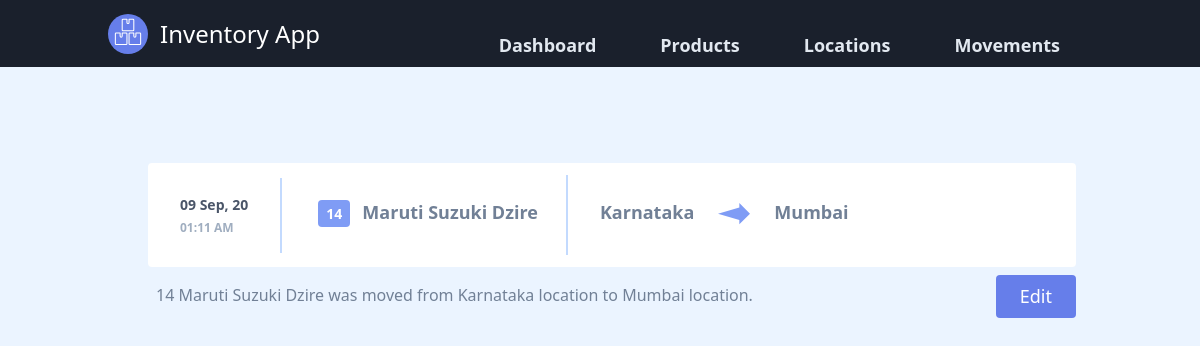
The page /movement/10/14 on the database as committed earlier.
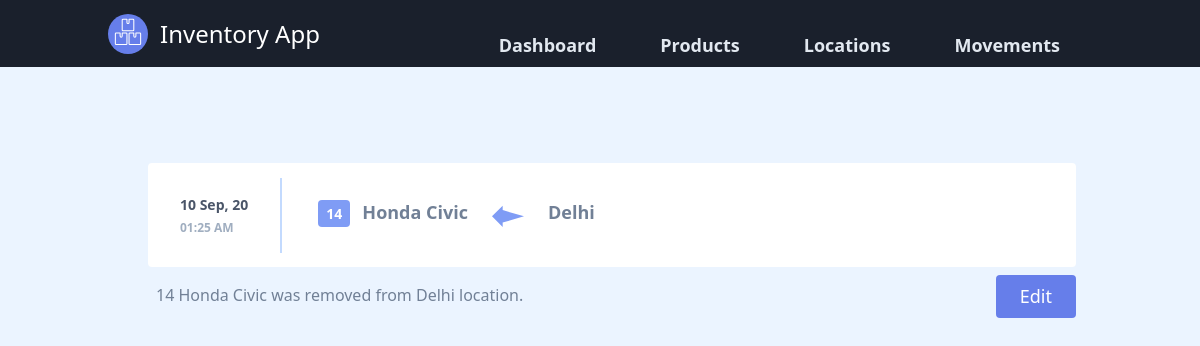
The same page on the database as committed later.
### inventory/models.py (models this page shows, shortened)
class StaticMovement(db.Model):
    movement_id = db.Column(db.Integer, primary_key=True)
    timestamp = db.Column(db.DateTime, nullable=False, default=datetime.now())
    from_location = db.Column(db.String(20), db.ForeignKey('location.location_id'))
    to_location = db.Column(db.String(20), db.ForeignKey('location.location_id'))
    product_id = db.Column(db.Integer, db.ForeignKey('product.product_id'), nullable=False)
    qty = db.Column(db.Integer, nullable=False)

class Product(db.Model):
    product_id = db.Column(db.Integer, primary_key=True)
    product_name = db.Column(db.String(20), unique=True, nullable=False)
    product_description = db.Column(db.String(200), nullable=False, default='This is a default description for product, please update the product with a brief description')
    product_image_file = db.Column(db.String(20), nullable=False, default='default-cars.jpeg')

### inventory/movements/routes.py (the view)
@movements_bp.route("/movement/<int:movement_id>")
@movements_bp.route("/movement/<int:movement_id>/<int:qty>")
def movement(movement_id, qty=None):
    movement = StaticMovement.query.get_or_404(movement_id)
    products = Product.query
    return render_template('movement.html', title='Update Moved Product', movement=movement, products=products, qty=qty)

### inventory/templates/movement.html
{% extends "layout.html" %}
{% block content %}
<section class="text-gray-700 body-font">
    <div class="container mx-auto px-12 py-24 md:flex-row flex-col items-center">
        <a class="flex w-full bg-white mx-3 mb-1 rounded" href="{{ url_for('movements_bp.movement', movement_id=movement.movement_id) }}">
            <div class="self-center p-2 sm:py-4 sm:px-8 flex-row border-r-2 border-indigo-200">
                <div class="mb-1 font-semibold text-xs sm:text-sm">{{ movement.timestamp.strftime('%d %b, %y') }}</div>
                <div class="text-gray-500 font-bold text-xs ">{{ movement.timestamp.strftime('%H:%M %p') }}</div>
            </div>
            <div class="flex-1 sm:py-4 sm:px-6">
                <div class= "text-gray-600 py-1 sm:py-2 sm:flex">
                    <div class="mx-2 sm:mx-0 p-2 sm:p-3 border-b-2 border-indigo-200 sm:border-b-0">
                        <span class="rounded text-white bg-indigo-400 py-1 px-2 text-xs sm:text-sm font-bold mr-2">{% if qty == None %}{{ movement.qty }}{% else %}{{ qty }}{% endif %}</span>
                        <span class="font-semibold text-sm sm:text-lg">{{ products.get(movement.product_id).product_name }}</span>
                    </div>
                    <div class="border-r-2 ml-4 border-indigo-200 mr-3 hidden sm:block md:-my-3 {% if not movement.from_location or not movement.to_location %} sm:hidden {% endif %}"></div>
                    <div class="flex p-3 {% if not movement.to_location %} flex-row-reverse float-left {% endif %}">
                        <span class="font-semibold text-sm sm:text-lg mr-2 md:ml-2 md:mr-6 {% if not movement.from_location %} hidden {% endif %}">{{ movement.from_location }}
                        </span>
                        <span class="inline-block {% if not movement.to_location %} mr-4 {% endif %}">
                            <svg class="fill-current text-indigo-400 h-6 w-6 sm:h-8 sm:w-8" {% if not movement.to_location %} transform="rotate(180)" {% endif %}  viewBox="0 1 24 24">
                                <path d="M16 7.328V4l8 8-8 8v-3.328L0 12z"/>
                            </svg>
                        </span>
                        <span class="font-semibold text-sm sm:text-lg mx-2 md:ml-6 {% if not movement.to_location %} hidden {% endif %}">{{ movement.to_location }}</span>
                    </div>
                </div>
            </div>
        </a>
        <div class="flex justify-between ml-3 -mr-3 mt-2">
            <div class="p-2 text-gray-600">
                {% if qty == None %}{{ movement.qty }}{% else %}{{ qty }}{% endif %} {{ products.get(movement.product_id).product_name }} was
                {% if movement.from_location and movement.to_location %}
                    moved from {{ movement.from_location }} location to {{ movement.to_location }} location.
                {% elif not movement.from_location %}
                    added into {{ movement.to_location }} location.
                {% elif not movement.to_location %}
                    removed from {{ movement.from_location }} location.
                {% endif %}
            </div>
            <div class="flex content-end">
                <a href="{{ url_for('movements_bp.update_movement', movement_id=movement.movement_id) }}" class="inline-flex self-center text-white bg-indigo-500 border-0 py-2 px-6 focus:outline-none hover:bg-indigo-600 rounded text-lg cursor-pointer">Edit</a>
            </div>
        </div>
    </div>
</section>
{% endblock content %}

Rows that differ between the two databases and show on the page:
no longer on this page (row edited): Product: get "Maruti Suzuki Dzire"
changed StaticMovement: timestamp "09 Sep, 20" → "10 Sep, 20"; timestamp "01:11 AM" → "01:25 AM"; from_location "Karnataka" → "Delhi"; to_location "Mumbai" → (not shown)
now on this page (row edited): Product: get "Honda Civic"
Other text that changed with them:
text no longer shown: "moved from location to"
text now shown: "removed from"
